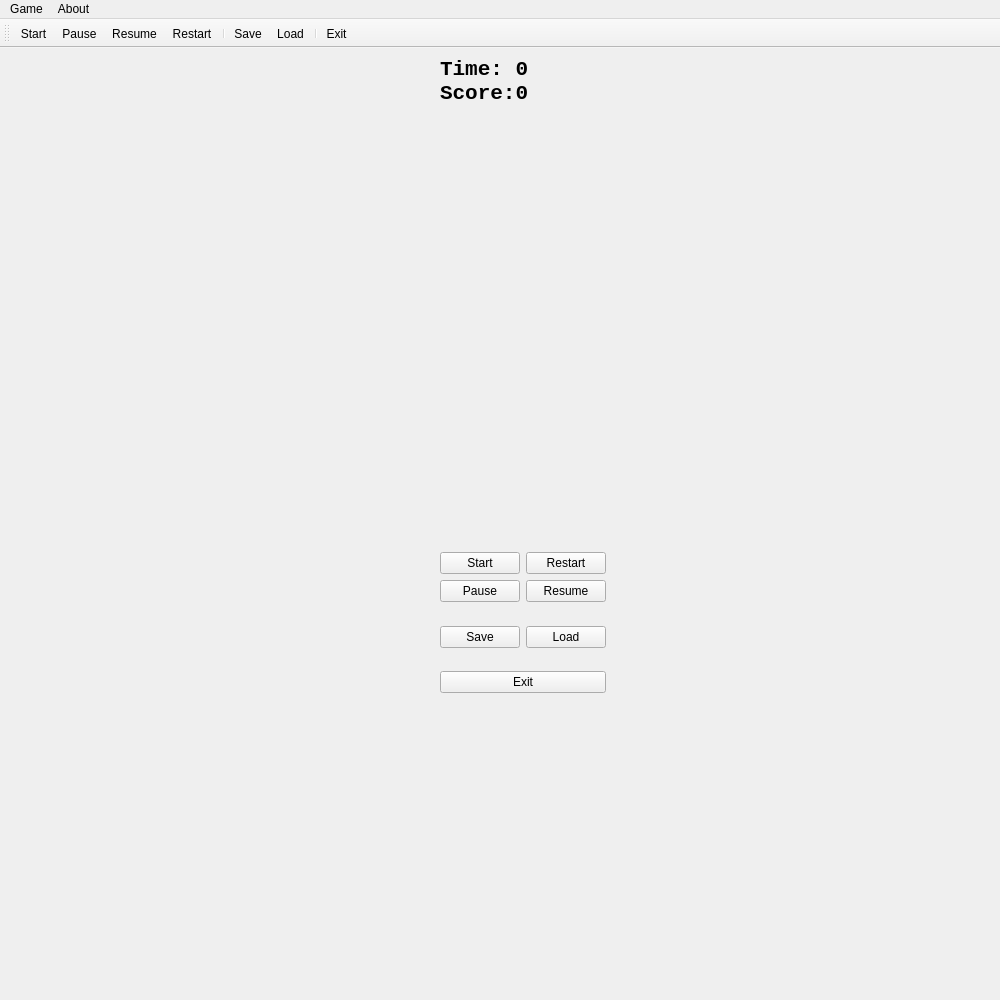
<?xml version="1.0" encoding="UTF-8"?>
<ui version="4.0">
 <class>MainWindow</class>
 <widget class="QMainWindow" name="MainWindow">
  <property name="geometry">
   <rect>
    <x>0</x>
    <y>0</y>
    <width>1000</width>
    <height>1000</height>
   </rect>
  </property>
  <property name="windowTitle">
   <string>MainWindow</string>
  </property>
  <widget class="QWidget" name="centralwidget">
   <layout class="QVBoxLayout" name="verticalLayout_3">
    <item>
     <layout class="QHBoxLayout" name="horizontalLayout">
      <item>
       <spacer name="horizontalSpacer">
        <property name="orientation">
         <enum>Qt::Horizontal</enum>
        </property>
        <property name="sizeHint" stdset="0">
         <size>
          <width>40</width>
          <height>20</height>
         </size>
        </property>
       </spacer>
      </item>
      <item>
       <widget class="GamePlane" name="plane" native="true"/>
      </item>
      <item>
       <spacer name="horizontalSpacer_2">
        <property name="orientation">
         <enum>Qt::Horizontal</enum>
        </property>
        <property name="sizeType">
         <enum>QSizePolicy::Preferred</enum>
        </property>
        <property name="sizeHint" stdset="0">
         <size>
          <width>40</width>
          <height>20</height>
         </size>
        </property>
       </spacer>
      </item>
      <item>
       <layout class="QVBoxLayout" name="verticalLayout_2">
        <item>
         <widget class="QLabel" name="label">
          <property name="font">
           <font>
            <family>Consolas</family>
            <pointsize>16</pointsize>
            <weight>75</weight>
            <bold>true</bold>
           </font>
          </property>
          <property name="text">
           <string>Time: 0
Score:0</string>
          </property>
         </widget>
        </item>
        <item>
         <spacer name="verticalSpacer_3">
          <property name="orientation">
           <enum>Qt::Vertical</enum>
          </property>
          <property name="sizeHint" stdset="0">
           <size>
            <width>20</width>
            <height>40</height>
           </size>
          </property>
         </spacer>
        </item>
        <item>
         <layout class="QVBoxLayout" name="verticalLayout">
          <item>
           <layout class="QFormLayout" name="formLayout">
            <item row="0" column="0">
             <widget class="ActionButton" name="buttonStart">
              <property name="text">
               <string>Start</string>
              </property>
             </widget>
            </item>
            <item row="0" column="1">
             <widget class="ActionButton" name="buttonRestart">
              <property name="text">
               <string>Restart</string>
              </property>
             </widget>
            </item>
            <item row="1" column="0">
             <widget class="ActionButton" name="buttonPause">
              <property name="text">
               <string>Pause</string>
              </property>
             </widget>
            </item>
            <item row="1" column="1">
             <widget class="ActionButton" name="buttonResume">
              <property name="text">
               <string>Resume</string>
              </property>
             </widget>
            </item>
           </layout>
          </item>
          <item>
           <spacer name="verticalSpacer">
            <property name="orientation">
             <enum>Qt::Vertical</enum>
            </property>
            <property name="sizeType">
             <enum>QSizePolicy::Minimum</enum>
            </property>
            <property name="sizeHint" stdset="0">
             <size>
              <width>20</width>
              <height>18</height>
             </size>
            </property>
           </spacer>
          </item>
          <item>
           <layout class="QFormLayout" name="formLayout_2">
            <item row="0" column="0">
             <widget class="ActionButton" name="buttonSave">
              <property name="text">
               <string>Save</string>
              </property>
             </widget>
            </item>
            <item row="0" column="1">
             <widget class="ActionButton" name="buttonLoad">
              <property name="text">
               <string>Load</string>
              </property>
             </widget>
            </item>
           </layout>
          </item>
          <item>
           <spacer name="verticalSpacer_2">
            <property name="orientation">
             <enum>Qt::Vertical</enum>
            </property>
            <property name="sizeType">
             <enum>QSizePolicy::Minimum</enum>
            </property>
            <property name="sizeHint" stdset="0">
             <size>
              <width>20</width>
              <height>17</height>
             </size>
            </property>
           </spacer>
          </item>
          <item>
           <widget class="ActionButton" name="buttonExit">
            <property name="text">
             <string>Exit</string>
            </property>
           </widget>
          </item>
          <item>
           <spacer name="verticalSpacer_4">
            <property name="orientation">
             <enum>Qt::Vertical</enum>
            </property>
            <property name="sizeHint" stdset="0">
             <size>
              <width>20</width>
              <height>40</height>
             </size>
            </property>
           </spacer>
          </item>
         </layout>
        </item>
       </layout>
      </item>
      <item>
       <spacer name="horizontalSpacer_3">
        <property name="orientation">
         <enum>Qt::Horizontal</enum>
        </property>
        <property name="sizeHint" stdset="0">
         <size>
          <width>40</width>
          <height>20</height>
         </size>
        </property>
       </spacer>
      </item>
     </layout>
    </item>
   </layout>
  </widget>
  <widget class="QToolBar" name="toolBar">
   <property name="windowTitle">
    <string>toolBar</string>
   </property>
   <attribute name="toolBarArea">
    <enum>TopToolBarArea</enum>
   </attribute>
   <attribute name="toolBarBreak">
    <bool>false</bool>
   </attribute>
   <addaction name="actionStart"/>
   <addaction name="actionPause"/>
   <addaction name="actionResume"/>
   <addaction name="actionRestart"/>
   <addaction name="separator"/>
   <addaction name="actionSave"/>
   <addaction name="actionLoad"/>
   <addaction name="separator"/>
   <addaction name="actionExit"/>
  </widget>
  <widget class="QMenuBar" name="menuBar">
   <property name="geometry">
    <rect>
     <x>0</x>
     <y>0</y>
     <width>1000</width>
     <height>21</height>
    </rect>
   </property>
   <widget class="QMenu" name="menuGame">
    <property name="title">
     <string>Game</string>
    </property>
    <addaction name="actionStart"/>
    <addaction name="actionPause"/>
    <addaction name="actionResume"/>
    <addaction name="actionRestart"/>
    <addaction name="separator"/>
    <addaction name="actionSave"/>
    <addaction name="actionLoad"/>
    <addaction name="separator"/>
    <addaction name="actionExit"/>
   </widget>
   <widget class="QMenu" name="menuAbout">
    <property name="title">
     <string>About</string>
    </property>
    <addaction name="actionManual"/>
    <addaction name="actionAbout"/>
   </widget>
   <addaction name="menuGame"/>
   <addaction name="menuAbout"/>
  </widget>
  <action name="actionStart">
   <property name="text">
    <string>Start</string>
   </property>
  </action>
  <action name="actionPause">
   <property name="text">
    <string>Pause</string>
   </property>
  </action>
  <action name="actionResume">
   <property name="text">
    <string>Resume</string>
   </property>
  </action>
  <action name="actionRestart">
   <property name="text">
    <string>Restart</string>
   </property>
  </action>
  <action name="actionSave">
   <property name="text">
    <string>Save</string>
   </property>
  </action>
  <action name="actionLoad">
   <property name="text">
    <string>Load</string>
   </property>
  </action>
  <action name="actionExit">
   <property name="text">
    <string>Exit</string>
   </property>
  </action>
  <action name="actionManual">
   <property name="text">
    <string>Manual</string>
   </property>
  </action>
  <action name="actionAbout">
   <property name="text">
    <string>About</string>
   </property>
  </action>
 </widget>
 <customwidgets>
  <customwidget>
   <class>GamePlane</class>
   <extends>QWidget</extends>
   <header>gameplane.h</header>
   <container>1</container>
  </customwidget>
  <customwidget>
   <class>ActionButton</class>
   <extends>QPushButton</extends>
   <header>actionbutton.h</header>
  </customwidget>
 </customwidgets>
 <resources/>
 <connections/>
</ui>
